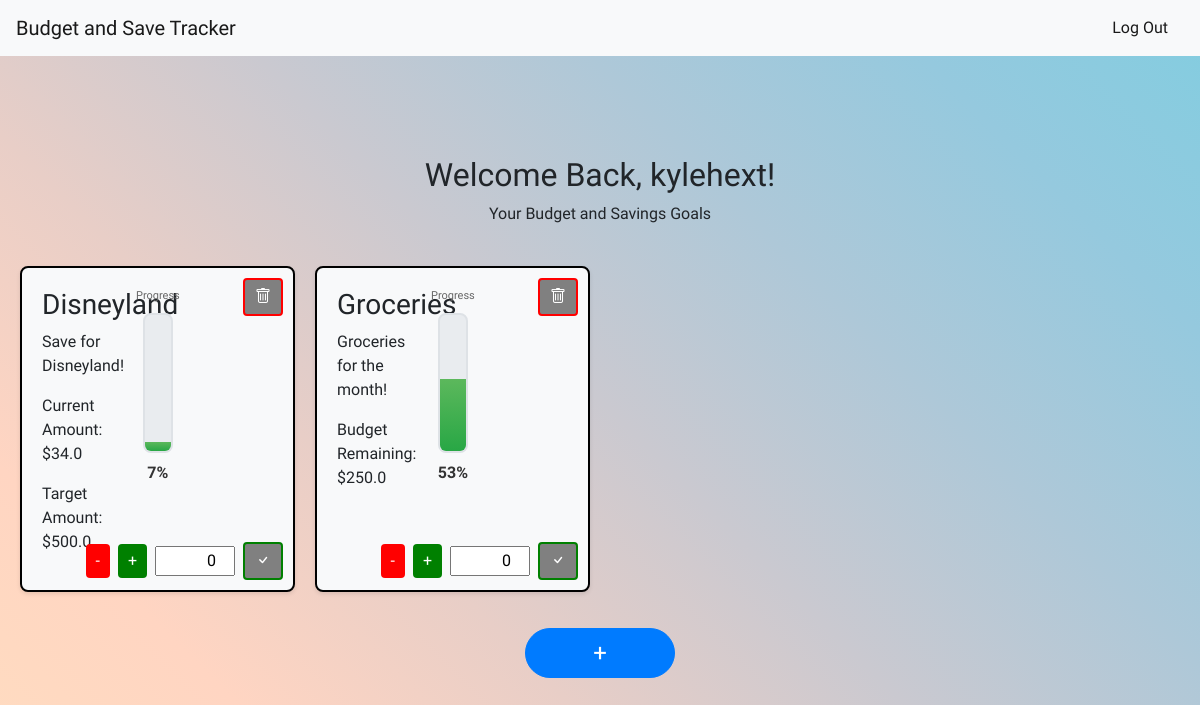
The app's page /dashboard (signed in) with its own data.
### tables this page shows
CREATE TABLE users (
    id INTEGER PRIMARY KEY AUTOINCREMENT,
    username TEXT NOT NULL UNIQUE,
    password TEXT NOT NULL
);

CREATE TABLE goals (
id INTEGER PRIMARY KEY AUTOINCREMENT,
user_id INTEGER NOT NULL,
goal_type TEXT NOT NULL,
title TEXT NOT NULL,
description TEXT,
target_amount REAL NOT NULL,
current_amount REAL DEFAULT 0,
FOREIGN KEY (user_id) REFERENCES users(id)
);

### app.py (the view, shortened to what this page needs)
@app.route('/dashboard', methods=['GET', 'POST'])
def dashboard():
    user = db.execute("SELECT username FROM users WHERE id = ?", session["user_id"])
    goals = db.execute("SELECT * FROM goals WHERE user_id = ?", session["user_id"])
    return render_template('dashboard.html', username=user[0]["username"], goals=goals)

### templates/dashboard.html (shortened to what this page needs)
{% extends "layout.html" %} {% block title %} Dashboard {% endblock %} {% block
main %}
<div class="dashboard-main-text">
  <h2 class="main-title">Welcome Back, {{ username }}!</h2>
  <p>Your Budget and Savings Goals</p>
</div>
{% if not goals %}
<p class="no-goals-text">
  You have no goals yet. Add a new goal to get started!
</p>
<button class="btn btn-primary mt-3 add-goals-button" id="myBtn" type="submit">
  +
</button>
<div id="myModal" class="modal">
  <div class="modal-content">
    <span class="close">&times;</span>
    <p>Select a type of goal:</p>
    <select id="goal-type-select" class="goal-type-select">
      <option value="" disabled selected>Select your option</option>
      <option value="budget">Budget Goal</option>
      <option value="savings">Savings Goal</option>
    </select>
  </div>
</div>
{% else %}
<div class="goals-container">
  {% for goal in goals %} {% set percentage = (goal.current_amount /
  goal.target_amount * 100) if goal.target_amount > 0 else 0 %} {% set
  display_percentage = 100 if percentage > 100 else percentage %}
  <div class="goal-card" data-goal-id="{{ goal.id }}">
    <button type="button" class="delete-goal">
      <i class="bi bi-trash"></i>
    </button>
    <div class="goal-details">
      <div class="goal-info">
        <h3 class="goal-title">{{ goal.title }}</h3>
        <p class="goal-description">{{ goal.description }}</p>
        {% if goal.goal_type == 'savings' %}
        <p class="current-amount">Current Amount: ${{ goal.current_amount }}</p>
        {% endif %} {% if goal.goal_type == 'budget' %}
        <p class="goal-amount">Budget Remaining: ${{ goal.target_amount }}</p>
        {% else %}
        <p class="goal-amount">Target Amount: ${{ goal.target_amount }}</p>
        {% endif %}
      </div>
      <div class="progress-section">
        <p class="progress-label">Progress</p>
        <div class="progress-bar-container">
          <div
            class="progress-bar-fill"
            data-current="{{ goal.current_amount }}"
            data-target="{{ goal.target_amount }}"
            style="height: {{ display_percentage }}%"
          ></div>
        </div>
        <p class="progress-percentage">{{ "%.0f"|format(percentage) }}%</p>
      </div>
    </div>
    <div class="value-change">
      <button type="button" class="decrement">-</button>
      <button type="button" class="increment">+</button>
      <input
        type="number"
        id="current-value"
        value="0"
        min="0"
        step="0.01"
        autocomplete="off"
      />
      <button type="button" class="confirm-value">
        <i class="bi bi-check"></i>
      </button>
    </div>
  </div>
  {% endfor %}
</div>
<button class="btn btn-primary mt-3 add-goals-button" id="myBtn" type="submit">
  +
</button>
{% endif %}
{% endblock %}

### templates/layout.html (shortened to what this page needs)
<!DOCTYPE html>
<html lang="en">
  <head>
    <link
      rel="stylesheet"
      href="https://cdn.jsdelivr.net/npm/bootstrap@4.1.3/dist/css/bootstrap.min.css"
    />
    <link
      rel="stylesheet"
      href="{{ url_for('static', filename='styles.css') }}"
    />
    <link
      rel="stylesheet"
      href="https://cdn.jsdelivr.net/npm/bootstrap-icons@1.11.3/font/bootstrap-icons.css"
    />
  </head>
  <body>
    <nav class="navbar navbar-light bg-light">
      <a class="navbar-brand" href="/">Budget and Save Tracker</a>
      <span class="navbar-text">
        {% if session.get('user_id') %}
        <a href="/logout" class="nav-link d-inline">Log Out</a>
        {% else %}
        <a href="/register" class="nav-link d-inline">Register</a>
        <span> | </span>
        <a href="/login" class="nav-link d-inline">Log In</a>
        {% endif %}
      </span>
    </nav>
    <main>{% block main %}{% endblock %}</main>
  </body>
</html>

### static/styles.css (style rules this page uses)
html { height: 100%; }
body { height: 100%; margin: 0; font-family: "Delius", cursive; background: linear-gradient(225deg, rgba(130, 205, 224, 1.000) 0.000%, rgba(149, 201, 222, 1.000) 16.667%, rgba(174, 200, 216, 1.000) 33.333%, rgba(202, 201, 208, 1.000) 50.000%, rgba(232, 206, 199, 1.000) 66.667%, rgba(255, 213, 194, 1.000) 83.333%, rgba(255, 221, 192, 1.000) 100.000%) }
.dashboard-main-text, .main-text { text-align: center; margin-top: 100px; }
.add-goals-button { display: block; margin-left: auto; margin-right: auto; margin-top: 20px; margin-bottom: 20px; width: 150px; height: 50px; border-radius: 25px; font-size: 24px; }
.goals-container { display: grid; grid-template-columns: repeat(4, 1fr); gap: 20px; margin-top: 20px; padding: 20px; }
.goal-card { position: relative; background-color: #f8f9fa; border: 2px solid #000000; border-radius: 8px; padding: 20px; box-shadow: 0 2px 4px rgba(0, 0, 0, 0.1); transition: transform 0.2s, box-shadow 0.2s; min-height: 250px; }
.goal-details { display: flex; gap: 20px; align-items: flex-start; margin-bottom: 0px; }
.goal-info { flex: 1; min-width: 0; max-width: 35%; }
.progress-section { width: 30px; flex-shrink: 0; display: flex; flex-direction: column; align-items: center; gap: 8px; }
.progress-bar-container { width: 100%; height: 140px; background-color: #e9ecef; border: 2px solid #dee2e6; border-radius: 8px; position: relative; overflow: hidden; display: flex; flex-direction: column-reverse; }
.progress-bar-fill { width: 100%; background: linear-gradient(to top, #28a745, #5cb85c); transition: height 0.5s ease; position: relative; }
.progress-percentage { font-weight: bold; font-size: 16px; color: #333; text-align: center; margin: 0; }
.progress-label { font-size: 11px; color: #666; text-align: center; margin: 0; }
.decrement { background-color: red; color: white; border: none; border-radius: 4px; padding: 5px 10px; cursor: pointer; }
.increment { background-color: green; color: white; border: none; border-radius: 4px; padding: 5px 10px; cursor: pointer; }
.delete-goal { position: absolute; top: 10px; right: 10px; background-color: gray; color: white; border: 2px solid red; border-radius: 4px; padding: 5px 10px; cursor: pointer; }
.confirm-value { background-color: gray; color: white; border: 2px solid green; border-radius: 4px; padding: 5px 10px; cursor: pointer; }
#current-value { width: 80px; text-align: right; }
.value-change { position: absolute; display: flex; bottom: 10px; right: 10px; gap: 8px; align-items: center; }
.value-change input { height: auto; }

### records on screen
users: username "kylehext"
goals: title "Disneyland", description "Save for Disneyland!", current_amount "34.0", target_amount "500.0", percentage "7"
goals: title "Groceries", description "Groceries for the month!", target_amount "250.0", current_amount 133 (drawn), percentage "53"
